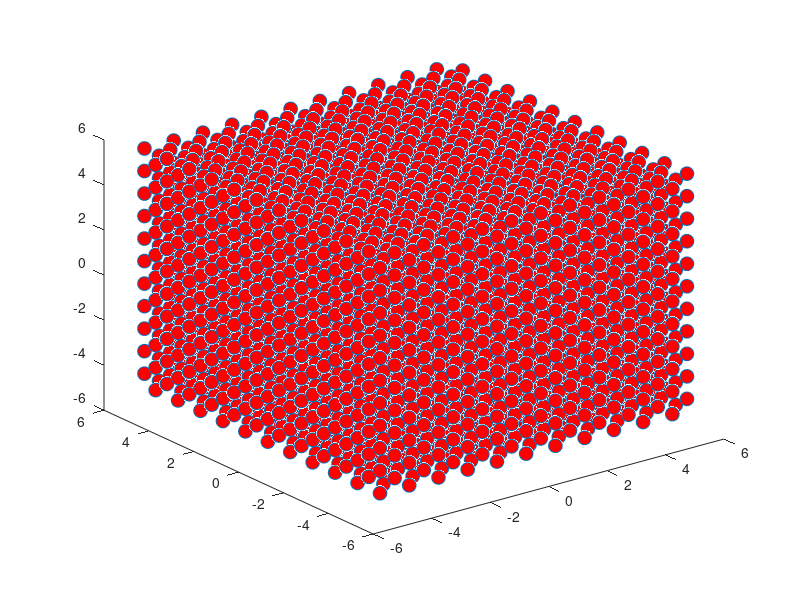

The MATLAB script that drew this image:
%script for generating face cubic structure
n1=[-5:5];n2=[-5:5];n3=[-5:5]; %intergers
a=[1 0 0];b=[0 1 0];c=[0 0 1];V=[a;b;c]; %vectors
basis=[0 0 0;0.5 0.5 0;0 0.5 0.5;0.5 0 0.5];
[nb, COL]=size(basis);
atom=1;
for k=1:length(n1)
    for l=1:length(n2)
        for m=1:length(n3)
            for b=1:nb
            H=V(1,:)*n1(k)+V(2,:)*n2(l)+V(3,:)*n3(m)...
                +basis(b,1)*V(1,:)  +basis(b,2)*V(2,:)+basis(b,3)*V(3,:);            
            X(atom)=H(1);
            Y(atom)=H(2);
            Z(atom)=H(3);
            atom=atom+1;
            end
        end
    end
end
plot3(X,Y,Z,'o','MarkerFaceColor','r','MarkerSize',10);